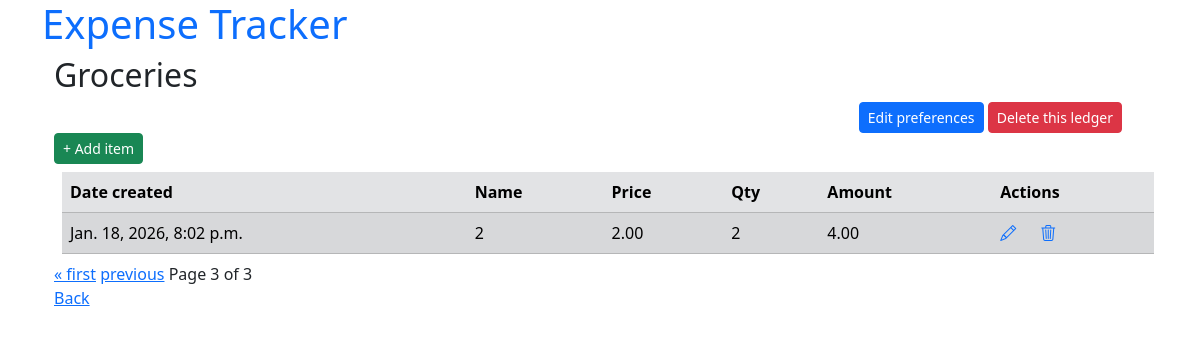
The app's page /expenses/ledgers/12/?page=3, older data.
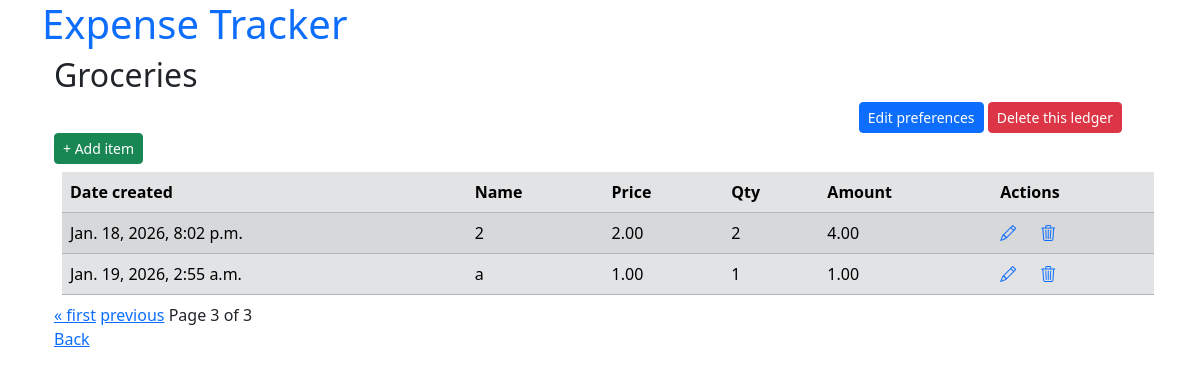
The same page, newer data.
### expenses/models.py (models this page shows, shortened)
class ExpenseItem(models.Model):
    ledger = models.ForeignKey(Ledger, on_delete=models.CASCADE, related_name="items")
    name = models.CharField(max_length=100)
    qty = models.PositiveIntegerField(validators=[MinValueValidator(1)])
    price = models.DecimalField(
        max_digits=10, decimal_places=2, validators=[MinValueValidator(0)]
    )
    created_at = models.DateTimeField(auto_now_add=True)
    @property
    def amt(self):
        return self.qty * self.price

### expenses/views.py (the view)
# urls.py: path("ledgers/<int:ledger_id>/", LedgerDetailView.as_view(), name="ledger_detail"),
class LedgerDetailView(DetailView):
    model = Ledger
    context_object_name = "ledger"
    pk_url_kwarg = "ledger_id"
    def get_context_data(self, **kwargs):
        context = super().get_context_data(**kwargs)
        raw_items = self.object.items.all().order_by("id")
        paginator = Paginator(raw_items, 5)
        page_number = self.request.GET.get("page")
        context["expenseitem_list"] = paginator.get_page(page_number)
        return context

### expenses/templates/expenses/ledger_detail.html
{% extends "expenses/base.html" %}
{% block content %}
    {% include "expenses/partials/ledger_title.html" %}
    <div class="container gap-3 ">
        <div class="container gap-3 text-end">
            <a href="{% url 'expenses:ledger_update' ledger.id %}"
               class="btn btn-primary btn-sm">Edit preferences</a>
            <a href="{% url 'expenses:ledger_delete' ledger.id %}"
               class="btn btn-danger btn-sm">Delete this ledger</a>
        </div>
    </div>
    <a href="{% url 'expenses:add_item' ledger.id %}"
       class="btn btn-success btn-sm">+ Add item</a>
    {% include "expenses/expenseitem_list.html" %}
    <a href="{% url 'expenses:ledgers' %}">Back</a>
{% endblock content %}

### expenses/templates/expenses/expenseitem_list.html (shortened to what this page needs)
{% block content %}
  <table class="table table-striped table-secondary m-2">
    <thead>
      <tr>
        <th>Date created</th>
        <th>Name</th>
        <th>Price</th>
        <th>Qty</th>
        <th>Amount</th>
        <th>Actions</th>
      </tr>
    </thead>
    <tbody>
      {% for item in expenseitem_list %}
        <tr>
          <td>{{ item.created_at }}</td>
          <td>{{ item.name }}</td>
          <td>{{ item.price }}</td>
          <td>{{ item.qty }}</td>
          <td>{{ item.amt }}</td>
          <td>
            <div class="d-flex gap-4">
              <a href="{% url 'expenses:expense_update' ledger_id=item.ledger.id pk=item.id %}"><i class="bi bi-pencil"></i></a>
              <a href="{% url 'expenses:expense_delete' ledger_id=item.ledger.id pk=item.id %}"><i class="bi bi-trash3"></i></a>
            </div>
          </td>
        </tr>
      {% endfor %}
    </tbody>
  </table>
  <div class="pagination">
    <span class="step-links">
      {% if expenseitem_list.has_previous %}
        <a href="?page=1">&laquo; first</a>
        <a href="?page={{ expenseitem_list.previous_page_number }}">previous</a>
      {% endif %}
      <span class="current">Page {{ expenseitem_list.number }} of {{ expenseitem_list.paginator.num_pages }}</span>
    </span>
  </div>
{% endblock content %}

Row changes from the older to the newer data that the page shows:
added ExpenseItem: created_at "Jan. 19, 2026, 2:55 a.m.", name "a", price "1.00", qty "1", amt "1.00"
